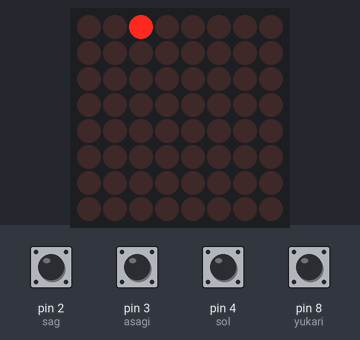
The sketch below on a simulated Arduino Uno, built with avr-gcc and run on an emulated ATmega328P. Parts: 8×8 LED matrix. Inputs (shaded band) come from the test bench; at power-on: pin 2 (sag), pin 3 (asagi), pin 4 (sol), pin 8 (yukari) HIGH.

Above: at 1.5 s.
1.6 s: pin 3 (asagi) pulled LOW for 0.3 s
At 3.6 s:
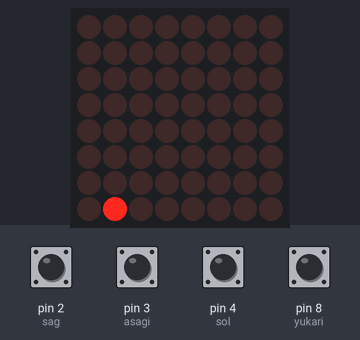
4.0 s: pin 4 (sol) pulled LOW for 0.3 s
At 5.6 s:
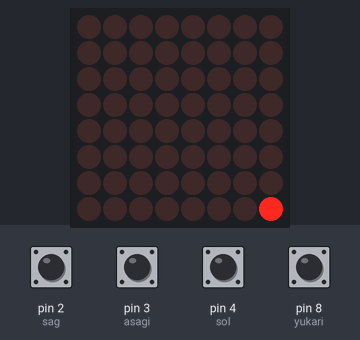
6.2 s: pin 8 (yukari) pulled LOW for 0.3 s
At 8.1 s:
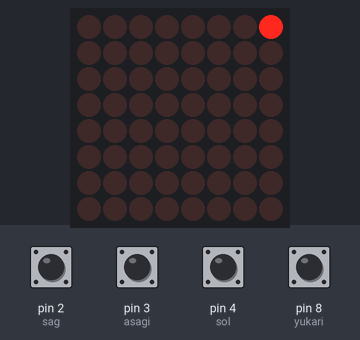
8.5 s: pin 2 (sag) pulled LOW for 0.3 s
At 10.4 s:
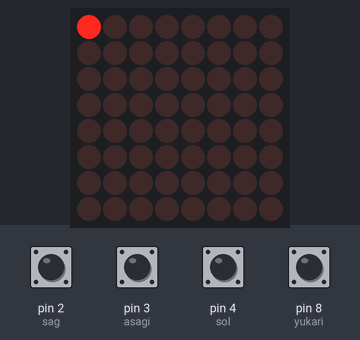
11.8 s: pin 3 (asagi) pulled LOW for 1 s
At 13.9 s:
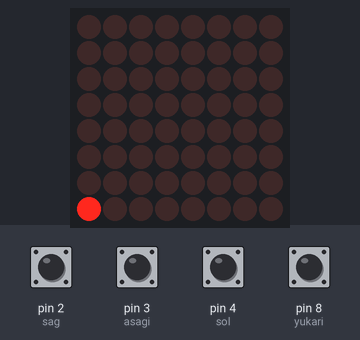
14.3 s: pin 4 (sol) pulled LOW for 1 s
At 14.89 s:
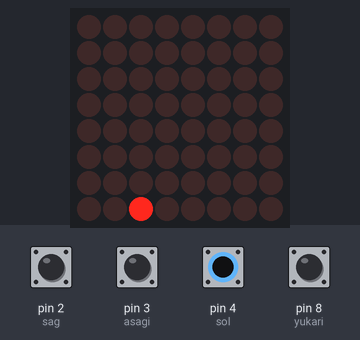
Timing chart, 0 to 17.3 s (numbered marks = the images above; inputs shaded):
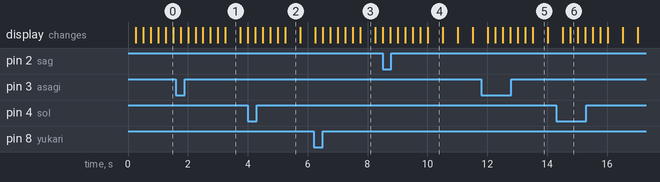

The sketch:

chal3.ino
```cpp
#include <LedControl.h>

LedControl led= LedControl(5, 7, 6, 1);

void setup() {
  // put your setup code here, to run once:
  pinMode(2, INPUT_PULLUP);
  pinMode(3, INPUT_PULLUP);
  pinMode(4, INPUT_PULLUP);
  pinMode(8, INPUT_PULLUP);

  led.setIntensity(0,10);
  led.shutdown(0,false);
  led.clearDisplay(0);
}

int ledX=7,ledY=0;

bool rot=1;
bool way=0;

int sol=4,sag=2,yukari=8, asagi=3;

void loop() {

  led.setLed(0,ledY,ledX,1);
  delay(250);

  if(!digitalRead(yukari) && (rot || way)){

    rot=0;
    way=0;
  } else if (!digitalRead(sag) && (!rot || way)) {
    rot=1;
    way=0;
  } else if (!digitalRead(asagi) && (rot || !way)) {
    rot=0;
    way=1;
  } else if (!digitalRead(sol) && (!rot || !way)) {
    rot=1;
    way=1;
  }

  if (rot && way) {
    led.setLed(0,ledY,ledX,0);
    ledX++;
  } else if (rot && !way) {
    led.setLed(0,ledY,ledX,0);
    ledX--;
  } else if (!rot && way) {
    led.setLed(0,ledY,ledX,0);
    ledY++;
  } else if (!rot && !way) {
    led.setLed(0,ledY,ledX,0);
    ledY--;
  }

  if (ledX>7){
    ledX=7;
  } else if(ledX<0){
    ledX=0;
  } else if (ledY>7){
    ledY=7;
  } else if (ledY<0){
    ledY=0;
  }
}
```

Measured:
- after the input at 1.6 s, the display: first changes after 0.15 s (image 1 shows a later state)
- after the input at 4.0 s, the display: first changes at once (image 2 shows a later state)
- after the input at 6.2 s, the display: first differs from a run without the input after 0.06 s (image 3 shows a later state)
- after the input at 8.5 s, the display: first changes at once (image 4 shows a later state)
- after the input at 11.8 s, the display: first differs from a run without the input after 0.22 s (image 5 shows a later state)
- after the input at 14.3 s, the display: first differs from a run without the input after 0.22 s (image 6 shows a later state)
- what the display in image 1 shows lasts 0.5 s, from 3.3 s to 3.8 s
